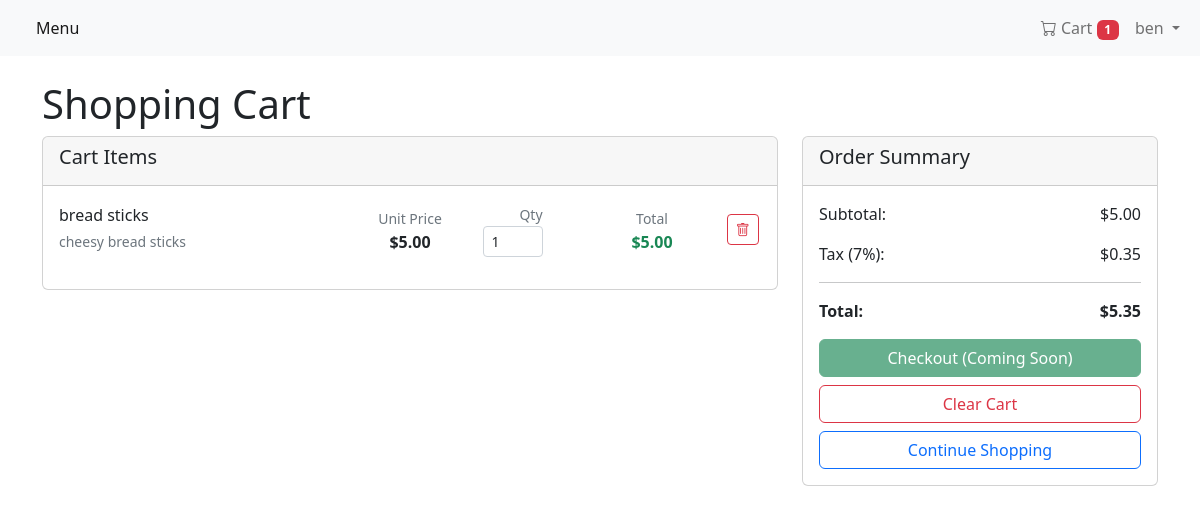
Page /cart/ (signed in) on the committed database.
### MenuApp/menu_app/models.py (models this page shows, shortened)
class Cart(models.Model):
    user = models.ForeignKey(User, on_delete=models.CASCADE)
    created_at = models.DateTimeField(auto_now_add=True)
    updated_at = models.DateTimeField(auto_now=True)
    def get_total(self):
        return sum(item.get_total() for item in self.cartitem_set.all())

class CartItem(models.Model):
    cart = models.ForeignKey(Cart, on_delete=models.CASCADE)
    item = models.ForeignKey(Item, on_delete=models.CASCADE)
    quantity = models.PositiveIntegerField(default=1)
    added_at = models.DateTimeField(auto_now_add=True)
    def get_total(self):
        return self.item.price * self.quantity

class Item(models.Model):#creating database model
    meal = models.CharField(max_length=1000, unique=True)
    description = models.CharField(max_length=2000)
    price = models.DecimalField(max_digits=10 ,decimal_places=2)
    meal_type = models.CharField(max_length=200, choices=MEAL_TYPE)
    image = models.ImageField(upload_to='menu_images/', blank=True, null=True, help_text="Upload an image for this menu item")
    author = models.ForeignKey(User, on_delete=models.PROTECT)
    status = models.IntegerField(choices=STATUS, default=0)
    date_created = models.DateTimeField(auto_now_add=True)
    date_updated = models.DateTimeField(auto_now=True)

### MenuApp/menu_app/views.py (the view)
# urls.py: path('cart/', views.cart_view, name='cart'),
@login_required
def cart_view(request):
    cart, created = Cart.objects.get_or_create(user=request.user)
    return render(request, 'cart.html', {'cart': cart})

### MenuApp/menu_app/templatetags/cart_filters.py (called while the page is built)
@register.filter
def multiply(value, arg):
    try:
        return float(value) * float(arg)
    except (ValueError, TypeError):
        return 0

### MenuApp/menu_app/templates/cart.html (shortened to what this page needs)
{% extends 'base.html' %}
{% load cart_filters %}
{% block content %}
<div class="container mt-4">
    <h1>Shopping Cart</h1>
    {% if cart.cartitem_set.all %}
        <div class="row">
            <div class="col-md-8">
                <div class="card">
                    <div class="card-header">
                        <h5>Cart Items</h5>
                    </div>
                    <div class="card-body">
                        {% for cart_item in cart.cartitem_set.all %}
                            <div class="row mb-3 align-items-center">
                                <div class="col-md-5">
                                    <h6 class="mb-1">{{ cart_item.item.meal }}</h6>
                                    <small class="text-muted">{{ cart_item.item.description }}</small>
                                </div>
                                <div class="col-md-2 text-center">
                                    <small class="text-muted">Unit Price</small><br>
                                    <span class="fw-bold">${{ cart_item.item.price|floatformat:2 }}</span>
                                </div>
                                <div class="col-md-2 text-center">
                                    <small class="text-muted">Qty</small><br>
                                    <form method="post" action="{% url 'update_cart_item' cart_item.id %}" class="d-inline">
                                        <input type="number" name="quantity" value="{{ cart_item.quantity }}" min="1" max="10" class="form-control form-control-sm" style="width: 60px;" onchange="this.form.submit()">
                                    </form>
                                </div>
                                <div class="col-md-2 text-center">
                                    <small class="text-muted">Total</small><br>
                                    <span class="text-success fw-bold">${{ cart_item.get_total|floatformat:2 }}</span>
                                </div>
                                <div class="col-md-1 text-center">
                                    <a href="{% url 'remove_from_cart' cart_item.id %}" class="btn btn-outline-danger btn-sm" onclick="return confirm('Remove this item from cart?')" title="Remove item">
                                        <i class="bi bi-trash"></i>
                                    </a>
                                </div>
                            </div>
                        {% endfor %}
                    </div>
                </div>
            </div>
            <div class="col-md-4">
                <div class="card">
                    <div class="card-header">
                        <h5>Order Summary</h5>
                    </div>
                    <div class="card-body">
                        <div class="d-flex justify-content-between mb-3">
                            <span>Subtotal:</span>
                            <span>${{ cart.get_total|floatformat:2 }}</span>
                        </div>
                        <div class="d-flex justify-content-between mb-3">
                            <span>Tax (7%):</span>
                            <span>${{ cart.get_total|multiply:0.07|floatformat:2 }}</span>
                        </div>
                        <hr>
                        <div class="d-flex justify-content-between mb-3">
                            <strong>Total:</strong>
                            <strong>${{ cart.get_total|multiply:1.07|floatformat:2 }}</strong>
                        </div>
                        <div class="d-grid gap-2">
                            <button class="btn btn-success" disabled>Checkout (Coming Soon)</button>
                            <a href="{% url 'clear_cart' %}" class="btn btn-outline-danger" onclick="return confirm('Clear all items from cart?')">
                                Clear Cart
                            </a>
                            <a href="{% url 'menu' %}" class="btn btn-outline-primary">Continue Shopping</a>
                        </div>
                    </div>
                </div>
            </div>
        </div>
    {% else %}
        <div class="text-center mt-5">
            <h3>Your cart is empty</h3>
            <p class="text-muted">Add some delicious items to your cart!</p>
            <a href="{% url 'menu' %}" class="btn btn-primary">Browse Menu</a>
        </div>
    {% endif %}
</div>
{% endblock %}

### MenuApp/menu_app/templates/base.html (shortened to what this page needs)
<!DOCTYPE html>
<html lang="en">
    <head>
        <link href="https://cdn.jsdelivr.net/npm/bootstrap@5.2.0-beta1/dist/css/bootstrap.min.css" rel="stylesheet">
        <link href="https://cdn.jsdelivr.net/npm/bootstrap-icons@1.7.2/font/bootstrap-icons.css" rel="stylesheet">
    </head>
    <body>
        <nav class="navbar navbar-expand-lg bg-light">
            <div class="container-fluid">
                <div class="collapse navbar-collapse" id="navbarNav">
                    <ul class="navbar-nav me-auto">
                         <li class="nav-item">
                            <a class="nav-link active" aria-current="page" href="{% url 'menu' %}">Menu</a>
                        </li>
                    </ul>
                    <ul class="navbar-nav">
                        {% if user.is_authenticated %}
                            <li class="nav-item">
                                <a class="nav-link" href="{% url 'cart' %}">
                                    <i class="bi bi-cart"></i> Cart
                                    {% if cart and cart.cartitem_set.count > 0 %}
                                        <span class="badge bg-danger">{{ cart.cartitem_set.count }}</span>
                                    {% endif %}
                                </a>
                            </li>
                            <li class="nav-item dropdown">
                                <a class="nav-link dropdown-toggle" href="#" id="navbarDropdown" role="button" data-bs-toggle="dropdown" aria-expanded="false">
                                    {{ user.username }}
                                </a>
                            </li>
                        {% endif %}
                    </ul>
                </div>
            </div>
        </nav>
        {% block content %}
        {% endblock content %}
    </body>
</html>

### rows in the picture
Cart: cartitem_set.count "1", get_total "5.00", get_total|multiply "0.35", get_total|multiply "5.35"
CartItem: item.meal "bread sticks", item.description "cheesy bread sticks", item.price "5.00", quantity "1", get_total "5.00"

### other values in the picture
{{ user.username }} "ben"
